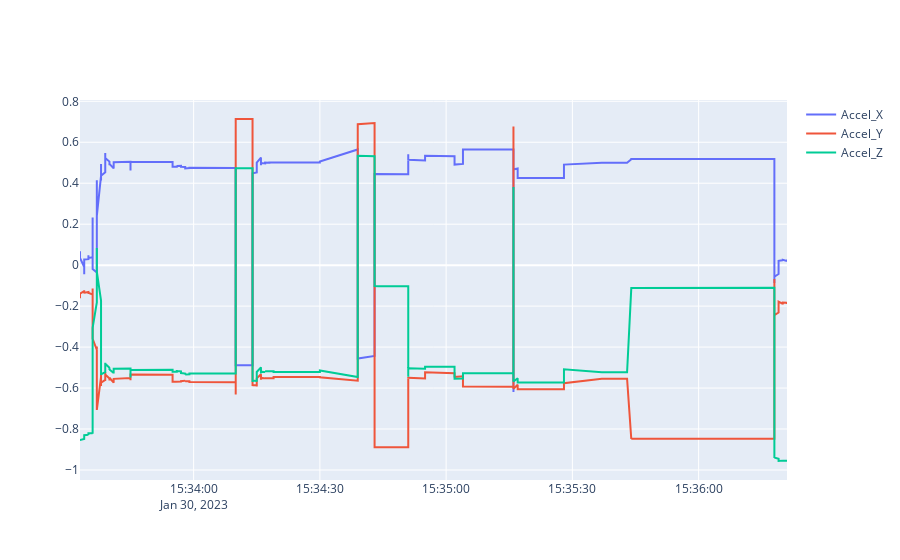

Notebook source saved alongside this figure:
### Code cell
fig = go.Figure()

fig.add_trace(go.Scatter(x=df['Timestamp'], y=df['X'], mode='lines', name='Accel_X'))
fig.add_trace(go.Scatter(x=df['Timestamp'], y=df['Y'], mode='lines', name='Accel_Y'))
fig.add_trace(go.Scatter(x=df['Timestamp'], y=df['Z'], mode='lines', name='Accel_Z'))

fig.show()

### Figure 1 — Plotly figure (JSON) as saved in the notebook; plotly's stock layout.template omitted (floating-point values rounded to 4 significant figures; data arrays with more than 128 entries replaced by an {"elided": "..."} marker saying what was removed)
{"data": [{"mode": "lines", "name": "Accel_X", "type": "scatter", "x": {"elided": "1684 str values"}, "y": {"elided": "1684 float values"}}, {"mode": "lines", "name": "Accel_Y", "type": "scatter", "x": {"elided": "1684 str values"}, "y": {"elided": "1684 float values"}}, {"mode": "lines", "name": "Accel_Z", "type": "scatter", "x": {"elided": "1684 str values"}, "y": {"elided": "1684 float values"}}], "layout": {}}
